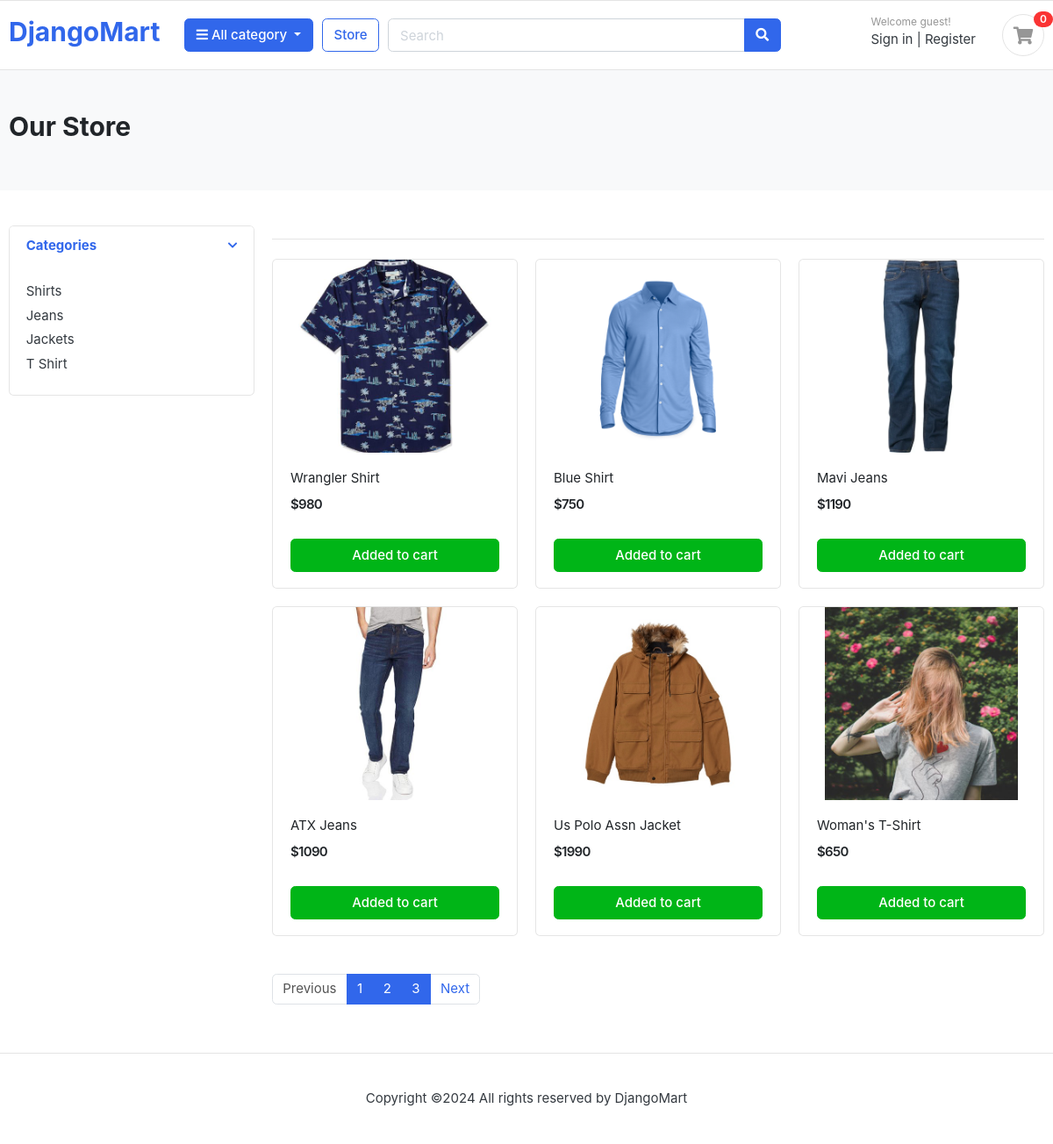
/store/, run on the app's committed database.
### category/models.py (models this page shows, shortened)
class Category(models.Model):
    category_name = models.CharField(max_length=50,unique=True)
    slug = models.SlugField(max_length=50,unique=True)
    description = models.TextField(max_length=200,blank=True)
    category_img = models.ImageField(upload_to='photos/categories',blank=True)

### store/models.py (models this page shows, shortened)
class Product(models.Model):
    product_name = models.CharField(max_length=100,unique=True)
    slug = models.SlugField(max_length=100,unique=True)
    description = models.TextField(max_length=255,blank=True)
    price = models.IntegerField()
    image = models.ImageField(upload_to='photos/products')
    stock = models.IntegerField()
    created_date = models.DateTimeField(auto_now_add=True)
    modified_date = models.DateTimeField(auto_now=True)
    is_available = models.BooleanField(default = True)
    category = models.ForeignKey(Category,on_delete=models.CASCADE)

### store/views.py (the view)
# urls.py: path('store/',include('store.urls')),
def store(request,category_slug=None):
    category = None
    if category_slug:
        category = get_object_or_404(Category,slug=category_slug)
        products = Product.objects.filter(is_available = True,category=category)
        page = request.GET.get('page')
        paginator = Paginator(products, 3)
        page_obj = paginator.get_page(page)
    else:
        products = Product.objects.filter(is_available = True)
        page = request.GET.get('page')
        paginator = Paginator(products, 6)
        page_obj = paginator.get_page(page)
    categories = Category.objects.all()
    total_length = 0
    if category_slug:
        total_length = len(products)
    context = {'categories':categories,'products':page_obj,'length':total_length,'category_name':category}
    return render(request,'store/store.html',context)

### store/templatetags/category_tags.py (called while the page is built)
@register.simple_tag
def get_categories():
    categories = Category.objects.all()
    return categories

@register.simple_tag
def get_cart(request):
    if request.user.is_authenticated:
        cart = CartItem.objects.filter(user=request.user)
    else:
        session_id = request.session.session_key
        cart = CartItem.objects.filter(cart__cart_id=session_id)
    return cart

### store/templates/store/store.html (shortened to what this page needs)
{% extends 'base.html' %}
{% block body %}
<section class="section-pagetop bg">
	<div class="container">
		<h2 class="title-page">Our Store</h2>
	</div>
	</section>
	<section class="section-content padding-y">
	<div class="container">
	<div class="row">
		<aside class="col-md-3">
	<div class="card">
		<article class="filter-group">
			<header class="card-header">
				<a href="#" data-toggle="collapse" data-target="#collapse_1" aria-expanded="true" class="">
					<i class="icon-control fa fa-chevron-down"></i>
					<h6 class="title">Categories</h6>
				</a>
			</header>
			<div class="filter-content collapse show" id="collapse_1">
				<div class="card-body">
					<ul class="list-menu">
						{% for i in categories %}
							<li><a href="{% url 'products_by_category' i.slug %}">{{i.category_name}}</a></li>
						{% endfor %}
					</ul>
				</div>
			</div>
		</article>
	</div>
		</aside>
		<main class="col-md-9">
	<header class="border-bottom mb-4 pb-3">
	</header>
	<div class="row">
		{% for item in products %}
		<div class="col-md-4">
			<figure class="card card-product-grid">
				<div class="img-wrap">
					<img src="{{item.image.url}}">
				</div>
				<figcaption class="info-wrap">
					<div class="fix-height">
						<a href="{% url 'product_detail' item.category.slug item.slug %}" class="title">{{item.product_name}}</a>
						<div class="price-wrap mt-2">
							<span class="price">${{item.price}}</span>
						</div>
					</div>
					<a href="{% url 'add_cart' item.id %}" class="btn btn-block btn-success">Added to cart </a>
				</figcaption>
			</figure>
		</div>
		{% endfor %}
	</div>
	<nav class="mt-4" aria-label="Page navigation sample">
	  <ul class="pagination">
		{% if products.has_previous %}
		<li class="page-item"><a class="page-link" href="?page={{products.previous_page_number}}">Previous</a></li>
		{% else %}
		<li class="page-item disabled"><a class="page-link">Previous</a></li>
		{% endif %}
		{% for i in products.paginator.page_range %}
		<li class="page-item active"><a class="page-link" href="?page={{i}}">{{i}}</a></li>
		{% endfor %}
		{% if products.has_next %}
		<li class="page-item"><a class="page-link" href="?page={{products.next_page_number}}">Next</a></li>
		{% else %}
		<li class="page-item disabled"><a class="page-link">Next</a></li>
		{% endif %}
	  </ul>
	</nav>
		</main>
	</div>
	</div>
	</section>
{% endblock %}

### static/css/ui.css (style rules this page uses)
html { font-family: "Inter", sans-serif; font-size: 15px; }
.img-wrap { text-align: center; display: block; }
.img-wrap img { max-width: 100%; }
.price-wrap { letter-spacing: -0.7px; }
.padding-y { padding-top: 40px; padding-bottom: 40px; }
figure { margin-bottom: 0; }
article:after, .form-group:after { display: block; clear: both; content: ""; }
.bg { background-color: #f8f9fa; }
.title-page { color: #212529; }
[class*=list-] li:after { visibility: hidden; display: block; content: ""; overflow: hidden; height: 0; clear: both; }
.list-menu { list-style: none; margin: 0; padding-left: 0; }
.list-menu li { margin-bottom: 5px; }
.list-menu a { color: #343a40; }
[class*=card-product] a.title { color: #212529; display: block; }
[class*=card-product] .img-wrap { overflow: hidden; position: relative; }
[class*=card-product] .img-wrap img { height: 100%; max-width: 100%; width: auto; display: inline-block; -o-object-fit: cover; object-fit: cover; }
.card-product-grid { margin-bottom: 20px; }
.card-product-grid .img-wrap { border-radius: 0.2rem 0.2rem 0 0; height: 220px; }
.card-product-grid .info-wrap { overflow: hidden; padding: 18px 20px; }
.card-product-grid .fix-height { height: 80px; overflow: hidden; }
.card .img-wrap { overflow: hidden; }
.price { font-weight: 600; color: #212529; }
.icon-control { margin-top: 5px; float: right; font-size: 80%; }
.card-header .title { margin-bottom: 0; line-height: 1.5; }
.filter-group { border-bottom: 1px solid #e4e4e4; }
.filter-group .card-header { border-bottom: 0; }
.filter-group:last-child { border-bottom: 0; }
.section-pagetop { padding: 45px 0; }

### data on the page
Category: category_name "Shirts"
Category: category_name "Jeans"
Category: category_name "Jackets"
Category: category_name "T Shirt"
Product: image (picture), product_name "Wrangler Shirt", price "980"
Product: image (picture), product_name "Blue Shirt", price "750"
Product: image (picture), product_name "Mavi Jeans", price "1190"
Product: image (picture), product_name "ATX Jeans", price "1090"
Product: image (picture), product_name "Us Polo Assn Jacket", price "1990"
Product: image (picture), product_name "Woman's T-Shirt", price "650"

### other printed values
{{ cart_item_len|length }} "0"
{{ i }} "1" "2" "3"
